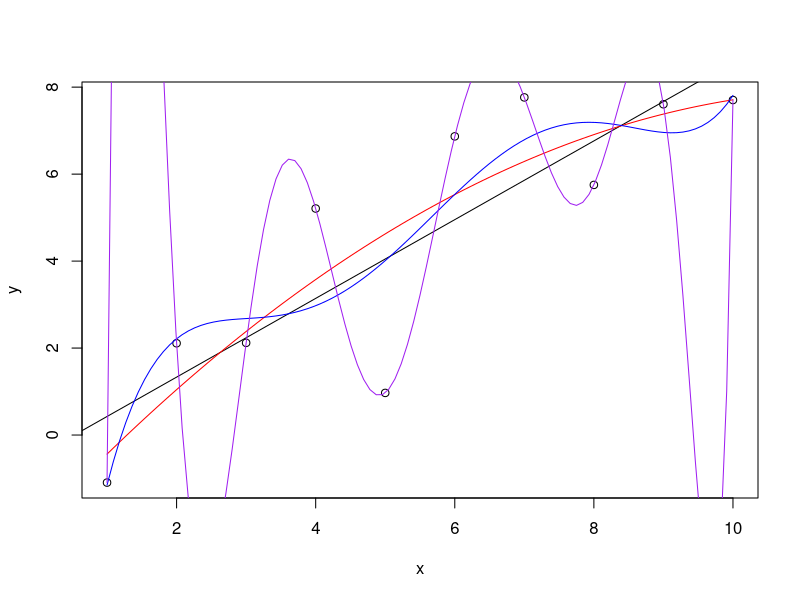
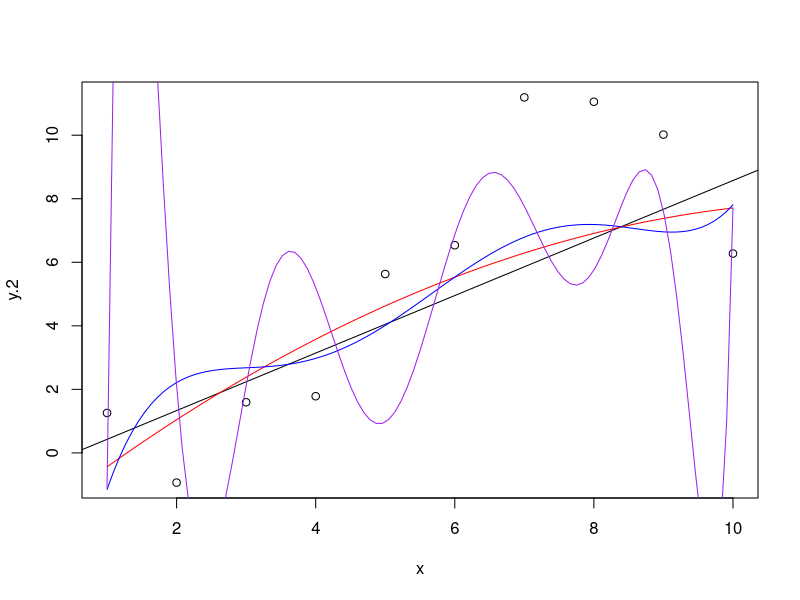

The R script that drew these images, in order:
# Overfitting!!


x <- 1:10
y <- rnorm(length(x), x, 3)
plot(y~x)

lm.1 <- lm(y~x)
abline(lm.1)

lm.2 <- lm(y ~ x + I(x^2))
curve(coef(lm.2)[1] + x*coef(lm.2)[2] + (x^2)*coef(lm.2)[3], col="red", add=T)

lm.5 <- lm(y ~ x + I(x^2) + I(x^3) + I(x^4) + I(x^5)  )

curve(coef(lm.5)[1] + x*coef(lm.5)[2] + (x^2)*coef(lm.5)[3] + (x^3)*coef(lm.5)[4] + (x^4)*coef(lm.5)[5]
      + (x^5)*coef(lm.5)[6], col="blue", add=T)
      
# Perfect fit...but at what cost... Can you generalize from this (will it be useful for prediction)      
lm.10 <- lm(y ~ x + I(x^2) + I(x^3) + I(x^4) + I(x^5) + I(x^6) + I(x^7) + I(x^8) + I(x^9) )

curve(coef(lm.10)[1] + x*coef(lm.10)[2] + (x^2)*coef(lm.10)[3] + (x^3)*coef(lm.10)[4] + (x^4)*coef(lm.10)[5]
      + (x^5)*coef(lm.10)[6] + (x^6)*coef(lm.10)[7] + (x^7)*coef(lm.10)[8] + (x^8)*coef(lm.10)[9]+ (x^9)*coef(lm.10)[10], col="purple", add=T)
      
      
# Let's examine how predictive it may be from another set of data that comes from the same underlying "process" (in otherwords except for random variation, the mechanistic process for the two samples, y & y.2 are the same)
y.2 <- rnorm(length(x), x, 3)
plot(y.2 ~x)  
abline(lm.1)  # Not too bad
curve(coef(lm.2)[1] + x*coef(lm.2)[2] + (x^2)*coef(lm.2)[3], col="red", add=T)
curve(coef(lm.5)[1] + x*coef(lm.5)[2] + (x^2)*coef(lm.5)[3] + (x^3)*coef(lm.5)[4] + (x^4)*coef(lm.5)[5]
      + (x^5)*coef(lm.5)[6], col="blue", add=T)
curve(coef(lm.10)[1] + x*coef(lm.10)[2] + (x^2)*coef(lm.10)[3] + (x^3)*coef(lm.10)[4] + (x^4)*coef(lm.10)[5]
      + (x^5)*coef(lm.10)[6] + (x^6)*coef(lm.10)[7] + (x^7)*coef(lm.10)[8] + (x^8)*coef(lm.10)[9]+ (x^9)*coef(lm.10)[10], col="purple", add=T)
